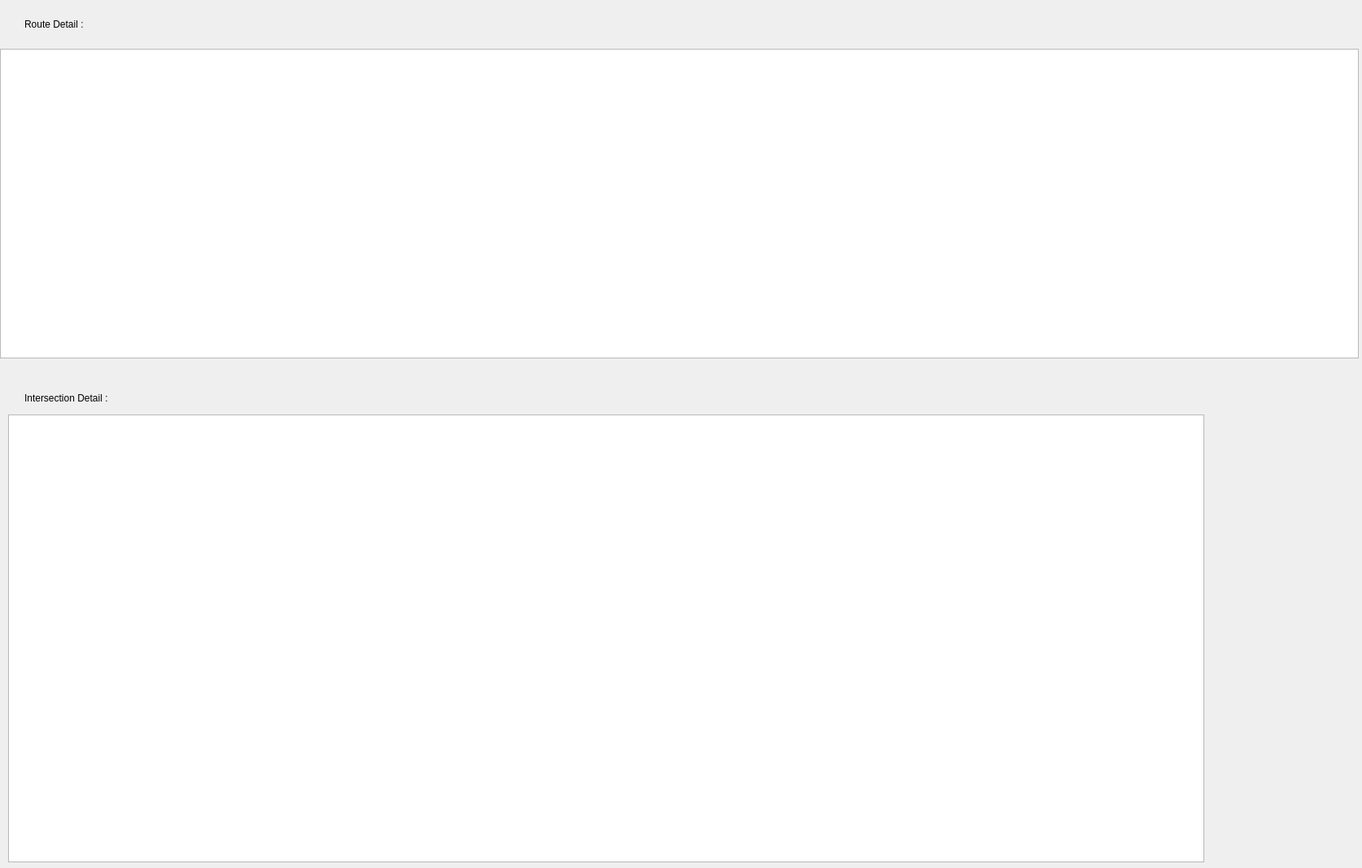
<?xml version="1.0" encoding="UTF-8"?>
<ui version="4.0">
 <class>Dialog</class>
 <widget class="QDialog" name="Dialog">
  <property name="geometry">
   <rect>
    <x>0</x>
    <y>0</y>
    <width>1675</width>
    <height>1068</height>
   </rect>
  </property>
  <property name="windowTitle">
   <string>Dialog</string>
  </property>
  <widget class="QTableWidget" name="tableWidget_time">
   <property name="geometry">
    <rect>
     <x>10</x>
     <y>510</y>
     <width>1471</width>
     <height>551</height>
    </rect>
   </property>
  </widget>
  <widget class="QTableWidget" name="tableWidget_detail">
   <property name="geometry">
    <rect>
     <x>0</x>
     <y>60</y>
     <width>1671</width>
     <height>381</height>
    </rect>
   </property>
  </widget>
  <widget class="QLabel" name="label_route">
   <property name="geometry">
    <rect>
     <x>30</x>
     <y>20</y>
     <width>141</width>
     <height>20</height>
    </rect>
   </property>
   <property name="maximumSize">
    <size>
     <width>141</width>
     <height>20</height>
    </size>
   </property>
   <property name="styleSheet">
    <string notr="true">Route detail</string>
   </property>
   <property name="text">
    <string>Route Detail :</string>
   </property>
  </widget>
  <widget class="QLabel" name="label_intersection">
   <property name="geometry">
    <rect>
     <x>30</x>
     <y>480</y>
     <width>231</width>
     <height>20</height>
    </rect>
   </property>
   <property name="styleSheet">
    <string notr="true">Intersection Detail</string>
   </property>
   <property name="text">
    <string>Intersection Detail :</string>
   </property>
  </widget>
 </widget>
 <resources/>
 <connections/>
</ui>
